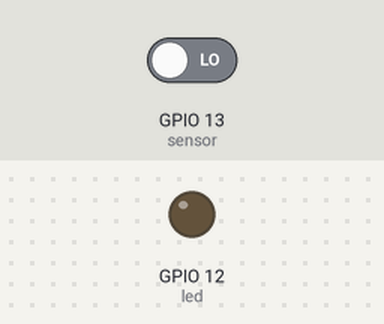
This sketch was run on a simulated ESP8266 (NodeMCU). On the bench: output pins drawn as LEDs (lit = HIGH). The test bench sets the inputs (shaded band); at power-on: GPIO 13 (sensor) LOW. WiFi joins after 1.5 s; servers stay silent unless stated; what the sketch prints to the serial monitor is not drawn.

Above: at 2.7 s.
2.8 s: GPIO 13 (sensor) driven HIGH
At 6.0 s:
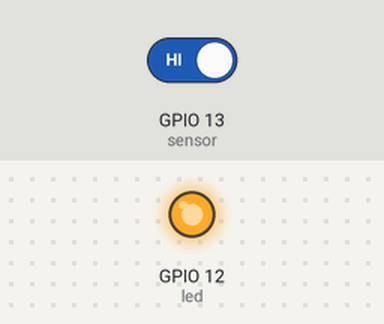
6.3 s: GPIO 13 (sensor) driven LOW
At 9.4 s:
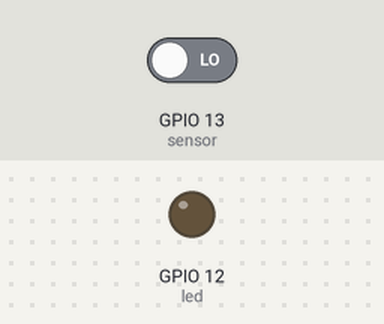
Timing chart, 0 to 10.9 s (numbered marks = the images above; inputs shaded):
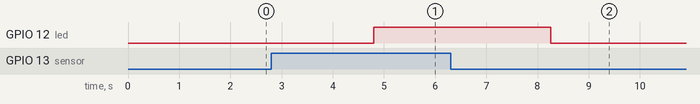

The sketch:

PIR.ino
```cpp
#include <ESP8266WiFi.h>
#include <FirebaseArduino.h>
#define FIREBASE_HOST "reto-2-semana-i.firebaseio.com"
#define FIREBASE_AUTH "jlxVNTxKAmwMtP1lcQMGzXnkjJuZtpohEcezGxvm"
#define WIFI_SSID "Tec-IoT"
#define WIFI_PASSWORD "spotless.magnetic.bridge"

int led = 12;
int sensor = 13;

void setup() {
  pinMode(sensor, INPUT); //Declaración del sensor  como entrada
  pinMode(led, OUTPUT); //Declaración del Led como salida
  Serial.begin(9600);

  //Conectarse a internet y FireBase
  WiFi.begin(WIFI_SSID,WIFI_PASSWORD);
  while(WiFi.status() != WL_CONNECTED){
    delay(500);
    Serial.print(".");
  }
  Serial.print("");
  Serial.print("Wifi Connected");
  Firebase.begin(FIREBASE_HOST,FIREBASE_AUTH);
}

void loop(){
  long state = digitalRead(sensor);
  delay(1000);
  if(state == HIGH){
    digitalWrite (led, HIGH);
    Serial.println("Movimiento detectado");
    Firebase.setInt("Movimiento",1);
  }else{
    digitalWrite (led, LOW);
    Serial.println("Sin movimiento");
    Firebase.setInt("Movimiento",0);
  }
}
```

Measured:
- after the input at 2.8 s, GPIO 12 (led): LOW → HIGH after 2.0 s
- after the input at 6.3 s, GPIO 12 (led): HIGH → LOW after 2.0 s
